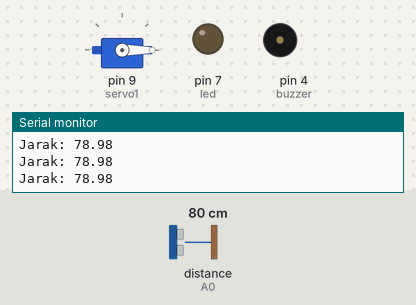
Simulated run of this sketch. Board: Arduino Uno, built with avr-gcc and run on an emulated ATmega328P. Shown: servo, output pins drawn as LEDs (lit = HIGH), buzzer (waves = sounding, pin HIGH), the last lines printed to the serial monitor. Wiring (inferred from the names in the program): ultrasonic range finder: trigger pin 2; echo A0. The test bench sets the inputs (shaded band); at power-on: distance to the obstacle (sensor on A0) 80 cm. The echo pulse lasts 58.3 µs per cm; pins used as bus, display or sensor lines are not drawn.

Above: at 2.2 s.
2.3 s: distance to the obstacle (sensor on A0) set to 9 cm
5.3 s: distance to the obstacle (sensor on A0) set to 6 cm
At 6.1 s:
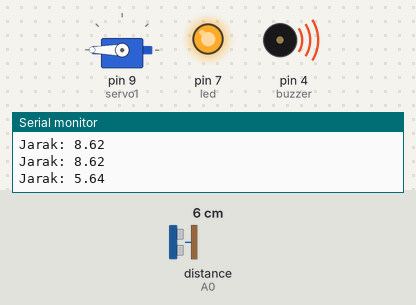
8.3 s: distance to the obstacle (sensor on A0) set to 250 cm
At 9.5 s:
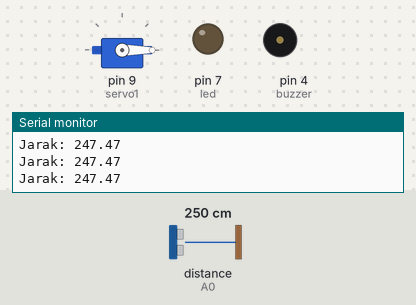
9.8 s: distance to the obstacle (sensor on A0) set to 2 cm
At 10.6 s:
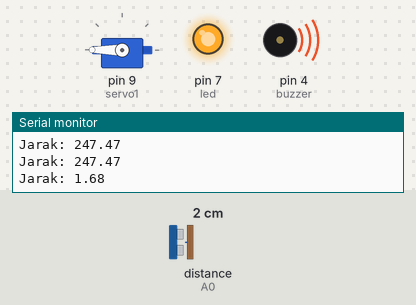
Timing chart, 0 to 12.8 s (numbered marks = the images above; inputs shaded):
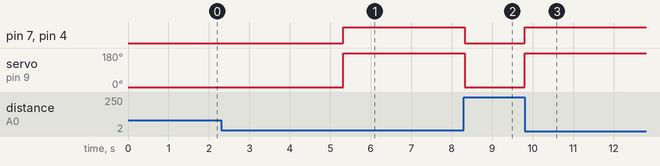

Measured:
- the behaviour switches between 8 and 7 cm on distance to the obstacle (sensor on A0) (found by bisection; images 0 and 1)
- after the input at 5.3 s, pin 7 (led), pin 4 (buzzer): LOW → HIGH at once; servo on pin 9 (servo1): 0° → 180° at once
- after the input at 8.3 s, pin 7 (led), pin 4 (buzzer): HIGH → LOW at once; servo on pin 9 (servo1): 180° → 0° at once
- after the input at 9.8 s, pin 7 (led), pin 4 (buzzer): LOW → HIGH at once; servo on pin 9 (servo1): 0° → 180° at once

The sketch:

sketch_feb6a.ino
```cpp
// menambahkan lubrary Servo
#include <Servo.h>

// inialisasi variabel untuk servo
Servo servo1;

// inialisasi pin ultrasonic
const int pinTRIGGER = 2;
const int pinECHO = A0;
int led = 7;
int buzzer = 4;
int motor = 13;

// inialisasi variabel pembacaan sensor ultrasonic
// gunakan "float" untuk angka dengan koma
// atau gunakan "int" untuk angka tanpa koma
float durasi, jarak;

void buzzer1(){
  digitalWrite(buzzer, HIGH);
  digitalWrite(motor, HIGH);
  delay(500);
  digitalWrite(motor, LOW);
  digitalWrite(buzzer, LOW);

}
// ======================= program pengaturan awal ====================== //
void setup()
{
// inialisasi baud rate serial monitor
Serial.begin(9600);

// inialisasi pin servo
servo1.attach(9);

// menulis derajat awal servo (menutup)
servo1.write(0);
pinMode(led, OUTPUT);
pinMode(buzzer, OUTPUT);
// inialisasi stauts I/O pin
pinMode(pinTRIGGER, OUTPUT);
pinMode(pinECHO, INPUT);

delay(1000);
}


// ============================== program utama ============================= //
void loop()
{
//pembacaan sesnor ulrasonic
//Mengaktifak pin Trigger selama 10mikrodetik
//Lalu dia non aktif
digitalWrite(pinTRIGGER, HIGH);
delayMicroseconds(10);
digitalWrite(pinTRIGGER, LOW);

//Mengaktifkan pin Echo yang menerima pantulan gelombang ultrasonik
//pulseIn = Lama durasi pin Echo menerima pantulan gelombang
//Menghitung rumus jarak(Lama durasi dibagi dua)
durasi = pulseIn(pinECHO, HIGH);
jarak = ((durasi * 0.034) / 2);

// menulis data pembacaan ultrasonic pada serial monitor
// jadi kita tahu jarak obejak yang terbaca
Serial.print("Jarak: ");
Serial.println(jarak);


// program buka tutup servo otomatis
// jika jarak objek terbaca <= 7 cm
// ubah dan sesuaikan jarak objek saat buka di sini, satuan cm
if (jarak <= 7)
{
// servo membuka, mnuju derajat 90
// ubah dan asesuaikan derajat buka di sini
servo1.write(180);
digitalWrite(led, HIGH);
digitalWrite(buzzer, HIGH);

// delay membuka servo
// di sini disetting 3 detik membukanya
// ubah durasi buka di sini
delay(1000);

// servo menutup kembali, menuju derajat 0
// ubah dan sesuaikan derajat tutup di sini

servo1.write(0);
digitalWrite(led, LOW);
digitalWrite(buzzer, HIGH);

}

// jika jarak objek terbaca lebih dari pernyataan di atas
else
{
// servo menutup, menuju derajat 0
// ubah dan sesuaikan derajat tutup di sini
servo1.write(0);
digitalWrite(led, LOW);
digitalWrite(buzzer, LOW);

}


// // delay program
// delay(100);

}
```
